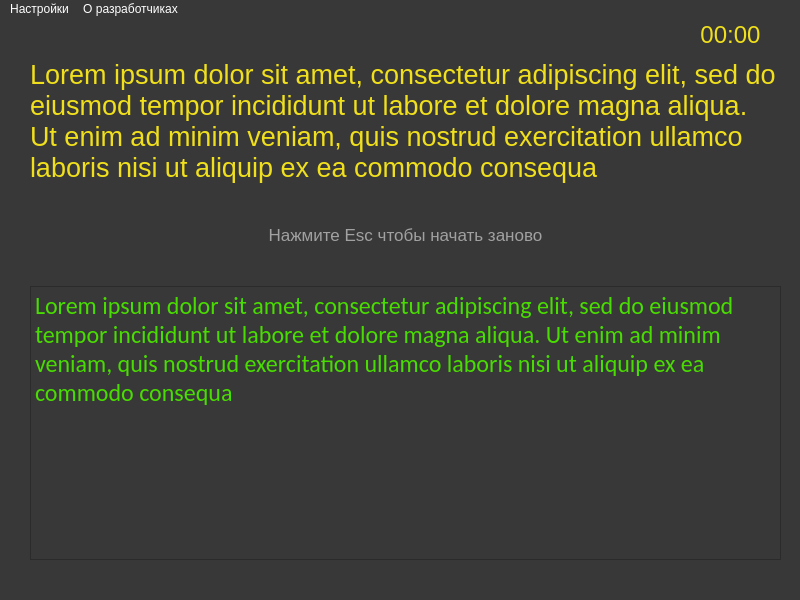
<?xml version="1.0" encoding="UTF-8"?>
<ui version="4.0">
 <class>MainWindow</class>
 <widget class="QMainWindow" name="MainWindow">
  <property name="geometry">
   <rect>
    <x>0</x>
    <y>0</y>
    <width>800</width>
    <height>600</height>
   </rect>
  </property>
  <property name="windowTitle">
   <string>MainWindow</string>
  </property>
  <property name="styleSheet">
   <string notr="true">background-color: rgb(56, 56, 56);</string>
  </property>
  <widget class="QWidget" name="centralwidget">
   <widget class="QWidget" name="verticalLayoutWidget">
    <property name="geometry">
     <rect>
      <x>30</x>
      <y>40</y>
      <width>751</width>
      <height>501</height>
     </rect>
    </property>
    <layout class="QVBoxLayout" name="verticalLayout" stretch="0,1,3">
     <property name="sizeConstraint">
      <enum>QLayout::SetDefaultConstraint</enum>
     </property>
     <item>
      <widget class="QLabel" name="generated_text">
       <property name="font">
        <font>
         <family>MS Shell Dlg 2</family>
         <pointsize>20</pointsize>
        </font>
       </property>
       <property name="focusPolicy">
        <enum>Qt::NoFocus</enum>
       </property>
       <property name="styleSheet">
        <string notr="true">color: rgb(240, 223, 28);
border-color: rgb(255, 255, 255);
</string>
       </property>
       <property name="text">
        <string>Lorem ipsum dolor sit amet, consectetur adipiscing elit, sed do eiusmod tempor incididunt ut labore et dolore magna aliqua. Ut enim ad minim veniam, quis nostrud exercitation ullamco laboris nisi ut aliquip ex ea commodo consequa</string>
       </property>
       <property name="alignment">
        <set>Qt::AlignLeading|Qt::AlignLeft|Qt::AlignTop</set>
       </property>
       <property name="wordWrap">
        <bool>true</bool>
       </property>
      </widget>
     </item>
     <item>
      <widget class="QLabel" name="hint_label">
       <property name="minimumSize">
        <size>
         <width>0</width>
         <height>21</height>
        </size>
       </property>
       <property name="font">
        <font>
         <pointsize>13</pointsize>
        </font>
       </property>
       <property name="styleSheet">
        <string notr="true">color: rgb(161, 161, 161);</string>
       </property>
       <property name="text">
        <string>Нажмите Esc чтобы начать заново</string>
       </property>
       <property name="alignment">
        <set>Qt::AlignCenter</set>
       </property>
      </widget>
     </item>
     <item>
      <widget class="QTextEdit" name="entered_text">
       <property name="font">
        <font>
         <family>Calibri</family>
         <pointsize>18</pointsize>
        </font>
       </property>
       <property name="focusPolicy">
        <enum>Qt::StrongFocus</enum>
       </property>
       <property name="styleSheet">
        <string notr="true">color: rgb(73, 220, 0);
border-color: rgb(255, 255, 0);</string>
       </property>
       <property name="html">
        <string>&lt;!DOCTYPE HTML PUBLIC &quot;-//W3C//DTD HTML 4.0//EN&quot; &quot;http://www.w3.org/TR/REC-html40/strict.dtd&quot;&gt;
&lt;html&gt;&lt;head&gt;&lt;meta name=&quot;qrichtext&quot; content=&quot;1&quot; /&gt;&lt;style type=&quot;text/css&quot;&gt;
p, li { white-space: pre-wrap; }
&lt;/style&gt;&lt;/head&gt;&lt;body style=&quot; font-family:'Calibri'; font-size:18pt; font-weight:400; font-style:normal;&quot;&gt;
&lt;p style=&quot; margin-top:0px; margin-bottom:0px; margin-left:0px; margin-right:0px; -qt-block-indent:0; text-indent:0px;&quot;&gt;&lt;span style=&quot; font-family:'MS Shell Dlg 2';&quot;&gt;Lorem ipsum dolor sit amet, consectetur adipiscing elit, sed do eiusmod tempor incididunt ut labore et dolore magna aliqua. Ut enim ad minim veniam, quis nostrud exercitation ullamco laboris nisi ut aliquip ex ea commodo consequa&lt;/span&gt;&lt;/p&gt;&lt;/body&gt;&lt;/html&gt;</string>
       </property>
      </widget>
     </item>
    </layout>
   </widget>
   <widget class="QLabel" name="timer_label">
    <property name="geometry">
     <rect>
      <x>680</x>
      <y>0</y>
      <width>101</width>
      <height>31</height>
     </rect>
    </property>
    <property name="font">
     <font>
      <pointsize>18</pointsize>
     </font>
    </property>
    <property name="styleSheet">
     <string notr="true">color: rgb(240, 223, 28);</string>
    </property>
    <property name="text">
     <string>00:00</string>
    </property>
    <property name="alignment">
     <set>Qt::AlignCenter</set>
    </property>
   </widget>
  </widget>
  <widget class="QMenuBar" name="menubar">
   <property name="geometry">
    <rect>
     <x>0</x>
     <y>0</y>
     <width>800</width>
     <height>26</height>
    </rect>
   </property>
   <property name="styleSheet">
    <string notr="true">color: white;
</string>
   </property>
   <widget class="QMenu" name="settings_menu">
    <property name="title">
     <string>Настройки</string>
    </property>
    <widget class="QMenu" name="theme_setting">
     <property name="title">
      <string>Тема</string>
     </property>
     <addaction name="dark_theme"/>
     <addaction name="light_theme"/>
    </widget>
    <widget class="QMenu" name="difficulty_setting">
     <property name="title">
      <string>Сложность</string>
     </property>
     <addaction name="easy_mode"/>
     <addaction name="normal_mode"/>
     <addaction name="hard_mode"/>
     <addaction name="insane_mode"/>
    </widget>
    <widget class="QMenu" name="user_setting">
     <property name="title">
      <string>Пользователь</string>
     </property>
     <addaction name="register_user"/>
     <addaction name="login_user"/>
    </widget>
    <addaction name="theme_setting"/>
    <addaction name="difficulty_setting"/>
    <addaction name="user_setting"/>
   </widget>
   <widget class="QMenu" name="about_menu">
    <property name="title">
     <string>О разработчиках</string>
    </property>
   </widget>
   <addaction name="settings_menu"/>
   <addaction name="about_menu"/>
  </widget>
  <widget class="QStatusBar" name="statusbar"/>
  <action name="dark_theme">
   <property name="text">
    <string>Темная (по умолчанию)</string>
   </property>
  </action>
  <action name="light_theme">
   <property name="text">
    <string>Светлая</string>
   </property>
  </action>
  <action name="easy_mode">
   <property name="text">
    <string>Легкая</string>
   </property>
  </action>
  <action name="normal_mode">
   <property name="text">
    <string>Средняя</string>
   </property>
  </action>
  <action name="hard_mode">
   <property name="text">
    <string>Сложная</string>
   </property>
  </action>
  <action name="insane_mode">
   <property name="text">
    <string>Безумная (в планах)</string>
   </property>
  </action>
  <action name="register_user">
   <property name="text">
    <string>Регистрация</string>
   </property>
  </action>
  <action name="login_user">
   <property name="text">
    <string>Войти</string>
   </property>
  </action>
 </widget>
 <resources/>
 <connections/>
</ui>
